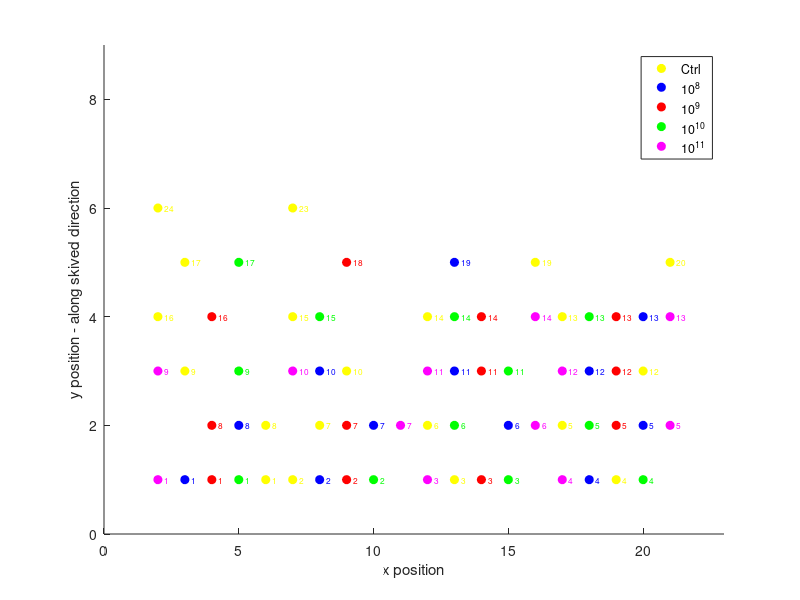

The MATLAB source for this figure: (Note: this script raises an error after producing the figure.)
%% Location check for Apr 19 results
% Can some kind of location-based corrective alogorithm reduce the error bars in the main result plot?

%% Load data: Integrals from Heat2/Cool2_Apr19_finalAnalysis.m

load('heatIntegrals.mat')
% adjust y axis for enthalpy not peak area --> divide by heating rate 
qdot = 10/60; % 10 degreesC/min in degC/s
Heat = Int/qdot;

load('coolIntegrals.mat')
Cool = Int/qdot;

%% Split up data by fluence
H_c = Heat(1:20);
H_8 = Heat(21:32);
H_9 = Heat(33:44);
H_10 = Heat(45:56);
H_11 = Heat(57:68);

C_c = Cool(1:20);
C_8 = Cool(21:32);
C_9 = Cool(33:44);
C_10 = Cool(45:56);
C_11 = Cool(57:68);

%% Sample box numbers and position coordinates

% Sample coordinates
x_coord = [6,17,3,17,3,7,12,9,12,13,8,7,16,19,7,2,21,2,20,6,3,20,20,...
    8,15,8,18,5,18,13,13,10,4,19,19,9,14,9,4,19,4,14,9,14,5,18,5,18,...
    5,10,20,8,15,15,13,13,2,21,2,21,16,7,17,17,12,11,12,16];
x_c = [6,17,3,17,3,7,12,9,12,13,8,7,16,19,7,2,21,2,20,6];
x_8 = [3,20,20,8,15,8,18,5,18,13,13,10];
x_9 = [4,19,19,9,14,9,4,19,4,14,9,14];
x_10 = [5,18,5,18,5,10,20,8,15,15,13,13];
x_11 = [2,21,2,21,16,7,17,17,12,11,12,16];

y_coord = [1,2,3,4,5,1,2,3,4,1,2,4,5,1,6,6,5,4,3,2,1,2,4,1,2,3,3,2,...
    1,5,3,2,1,2,4,1,4,5,4,3,2,3,2,1,1,2,3,4,5,1,1,4,3,1,4,2,1,2,3,4,...
    2,3,3,1,3,2,1,4];
y_c = [1,2,3,4,5,1,2,3,4,1,2,4,5,1,6,6,5,4,3,2];
y_8 = [1,2,4,1,2,3,3,2,1,5,3,2];
y_9 = [1,2,4,1,4,5,4,3,2,3,2,1];
y_10 = [1,2,3,4,5,1,1,4,3,1,4,2];
y_11 = [1,2,3,4,2,3,3,1,3,2,1,4];

% Box number coordinating with DSC samples 1:20;1:12;1:12;1:12;1:12
boxNum = [1; 5; 9; 13; 17; 2; 6; 10; 14; 3; 7; 15; 19; 4; 23; 24; 20;
16; 12; 8; 1; 5; 13; 2; 6; 10; 12; 8; 4; 19; 11; 7; 1; 5; 13; 2; 14;
18; 16; 12; 8; 11; 7; 3; 1; 5; 9; 13; 17; 2; 4; 15; 11; 3; 14; 6; 1; 5;
9; 13; 6; 10; 12; 4; 11; 7; 3; 14];

label_c = {'1','5','9','13','17','2','6','10','14','3','7','15','19','4','23','24','20','16','12','8'};
label_8 = {'1', '5', '13', '2', '6', '10', '12', '8', '4', '19', '11', '7'};
label_9 = {'1', '5', '13', '2', '14', '18', '16', '12', '8', '11', '7', '3'};
label_10 = {'1', '5', '9', '13', '17', '2', '4', '15', '11', '3', '14', '6'};
label_11 = {'1', '5', '9', '13', '6', '10', '12', '4', '11', '7', '3', '14'};

% Check positions and box numbers
figure;
hold on
plot(x_c,y_c,'yo','MarkerFaceColor','y')
text(x_c+0.25,y_c,label_c,'Color','y','FontSize',6)
plot(x_8,y_8,'bo','MarkerFaceColor','b')
text(x_8+0.25,y_8,label_8,'Color','b','FontSize',6)
plot(x_9,y_9,'ro','MarkerFaceColor','r')
text(x_9+0.25,y_9,label_9,'Color','r','FontSize',6)
plot(x_10,y_10,'go','MarkerFaceColor','g')
text(x_10+0.25,y_10,label_10,'Color','g','FontSize',6)
plot(x_11,y_11,'mo','MarkerFaceColor','m')
text(x_11+0.25,y_11,label_11,'Color','m','FontSize',6)

% Figure properties
xlabel('x position')
ylabel('y position - along skived direction')
xlim([0,23])
ylim([0,9])

h = zeros(5, 1);
h(1) = plot(NaN,NaN,'yo','MarkerFaceColor','y');
h(2) = plot(NaN,NaN,'bo','MarkerFaceColor','b');
h(3) = plot(NaN,NaN,'ro','MarkerFaceColor','r');
h(4) = plot(NaN,NaN,'go','MarkerFaceColor','g');
h(5) = plot(NaN,NaN,'mo','MarkerFaceColor','m');

legend(h, {'Ctrl','10^{8}','10^{9}','10^{10}','10^{11}'})

%% Contour plot using cftool - Heating
[xData, yData, zData] = prepareSurfaceData( x_c, y_c, H_c );
% Set up fittype and options.
ft = 'linearinterp';
% Fit model to data.
[fitresult, gof] = fit( [xData, yData], zData, ft, 'Normalize', 'on' );
% Make contour plot.
figure( 'Name', 'Heat Data' );
h = plot( fitresult, [xData, yData], zData, 'Style', 'Contour' );
legend( h, 'Heat Data', 'H_c vs. x_c, y_c', 'Location', 'NorthEast' );
colorbar('Ticks',[-17.8, mean(H_c)-1*(std(H_c)),...
    mean(H_c),mean(H_c)+1*(std(H_c)),-15.8],...
         'TickLabels',{'-17.8','-1\sigma','Mean','+1\sigma','-15.8'})
% Label axes
xlabel('x-coordinate')
ylabel ('y-coordinate')
xlim([0,23])
ylim([0,9])
grid on
title('Interpolated control surface of Melting Enthalpies') 

%% Contour plot using cftool - Cooling
[xData, yData, zData] = prepareSurfaceData( x_c, y_c, C_c );
% Set up fittype and options.
ft = 'linearinterp';
% Fit model to data.
[fitresult, gof] = fit( [xData, yData], zData, ft, 'Normalize', 'on' );
% Make contour plot.
figure( 'Name', 'Cool Data' );
h = plot( fitresult, [xData, yData], zData, 'Style', 'Contour' );
legend( h, 'Cool Data', 'C_c vs. x_c, y_c', 'Location', 'NorthEast' );
colorbar('Ticks',[17.8, mean(C_c)-1*(std(C_c)),...
    mean(C_c),mean(C_c)+1*(std(C_c)),19.8],...
         'TickLabels',{'17.8','-1\sigma','Mean','+1\sigma','19.8'})
% Label axes
xlabel('x-coordinate')
ylabel ('y-coordinate')
xlim([0,23])
ylim([0,9])
grid on
title('Interpolated control surface of Cooling Enthalpies') 

%% Fits: linear flat surface - Heating

%Fit model: f(x,y) = p00 + p10*x + p01*y
coord = [1,2,3,4,5]; % for ctrl,1e8--1e11
p00_h = [-16.1, -16.43, -17.17, -21.91, -29.57];
p10_h = [-0.02633,-0.02388, 0.00309, 0.005772, -0.03262];
p01_h = [-0.207, -0.1706, -0.2443, 0.01937, 0.04934];
R2_h = [0.3864,0.3298,0.4923,0.004641, 0.07367];
RMSE_h = [0.4806,0.4551,0.373, 0.5884,0.8091];
std_h = [std(H_c),std(H_8),std(H_9),std(H_10),std(H_11)]; 

figure;
subplot(3,1,1)
plot(coord, p00_h)
title('Coefficients for f(x,y)=p00+p10*x+p01*y')
ylabel('Coefficient for heating')
legend('p00')
subplot(3,1,2)
hold on
plot(coord, p10_h)
plot(coord, p01_h)
legend('p10','p11')
ylabel('Coefficient for heating')
subplot(3,1,3)
hold on
plot(coord, R2_h)
plot(coord, RMSE_h)
plot(coord, std_h)
title('Residual metrics for fits')
xlabel('Fluence: ctrl, 1e8, 1e9, 1e10, 1e11')
ylabel('Residual metrics')
legend('R-square','RMSE','Std. dev.')

%% Fits: linear flat surface - Cooling

%Fit model: f(x,y) = p00 + p10*x + p01*y
coord = [1,2,3,4,5]; % for ctrl,1e8--1e11
p00_c = [18.04,18.2,18.59,22.67,28.77];
p10_c = [0.01371,0.009794,0.0179,0.01351,0.04495];
p01_c = [0.2234,0.2154,0.2134,-0.01971,-0.0442];
R2_c = [0.4268,0.3667,0.4114,0.02156,0.09812];
RMSE_c = [0.4545,0.4227,0.4324,0.6323,0.954];
std_c = [std(C_c),std(C_8),std(C_9),std(C_10),std(C_11)]; 

figure;
subplot(3,1,1)
plot(coord, p00_c)
title('Coefficients for f(x,y)=p00+p10*x+p01*y')
ylabel('Coefficient for cooling')
legend('p00')
subplot(3,1,2)
hold on
plot(coord, p10_c)
plot(coord, p01_c)
legend('p10','p11')
ylabel('Coefficient for cooling')
subplot(3,1,3)
hold on
plot(coord, R2_c)
plot(coord, RMSE_c)
plot(coord, std_c)
title('Residual metrics for fits')
xlabel('Fluence: ctrl, 1e8, 1e9, 1e10, 1e11')
ylabel('Residual metrics')
legend('R-square','RMSE','Std. dev.')

%% Contour plot using cftool - Heating of 1e11

[xData, yData, zData] = prepareSurfaceData( x_11, y_11, H_11 );
% Set up fittype and options.
ft = 'linearinterp';
% Fit model to data.
[fitresult, gof] = fit( [xData, yData], zData, ft, 'Normalize', 'on' );
% Make contour plot.
figure( 'Name', 'curved fit' );
h = plot( fitresult, [xData, yData], zData, 'Style', 'Contour' );
legend( h, 'curved fit', 'H\_11 vs. x\_11, y\_11', 'Location', 'NorthEast' );
grid on
colorbar('Ticks',[mean(H_11)-1*(std(H_11)),...
    mean(H_11),mean(H_11)+1*(std(H_11))],...
         'TickLabels',{'-1\sigma','Mean=-29.9','+1\sigma=0.8'})
xlabel('x-coordinate')
ylabel ('y-coordinate')
xlim([0,23])
ylim([0,9])
     
%% Fits: semi-quadratic in  surface - Heating

%Fit model: f(x,y) = p00 + p10*x + p01*y + p20*x^2 + p11*x*y
coord = [1,2,3,4,5]; % for ctrl,1e8--1e11
p00_h2 = [-15.54,-14.8,-16.36,-20.09,-28.01];
p10_h2 = [-0.1059,-0.3493,-0.1554,-0.2178,-0.4089];
p01_h2 = [-0.3092,-0.3009,-0.3265,-0.4709,-0.009248];
p20_h2 = [0.002073,0.0119,0.005918,0.004611,0.01687];
p11_h2 = [0.008959,0.01609,0.008214,0.04613,-0.0005295];
R2_h2 = [0.4142,0.8923,0.6254,0.4058,0.7831];
RMSE_h2 = [0.4999,0.2069,0.3633,0.5155,0.444];
std_h = [std(H_c),std(H_8),std(H_9),std(H_10),std(H_11)]; 

figure;
subplot(3,1,1)
plot(coord, p00_h2)
title('Coefficients for f(x,y)=p00+p10*x+p01*y+p20*x^2+p11*x*y')
ylabel('Coefficient for heating')
legend('p00')
subplot(3,1,2)
hold on
plot(coord, p10_h2)
plot(coord, p01_h2)
plot(coord, p20_h2)
plot(coord, p11_h2)
legend('p10','p11','p20','p11')
ylabel('Coefficient for heating')
subplot(3,1,3)
hold on
plot(coord, R2_h2)
plot(coord, RMSE_h2)
plot(coord, std_h)
title('Residual metrics for fits')
xlabel('Fluence: ctrl, 1e8, 1e9, 1e10, 1e11')
ylabel('Residual metrics')
legend('R-square','RMSE','Std. dev.')

%% Fits: semi-quadratic in  surface - Cooling

%Fit model: f(x,y) = p00 + p10*x + p01*y + p20*x^2 + p11*x*y
coord = [1,2,3,4,5]; % for ctrl,1e8--1e11
p00_c2 = [17.81,16.77,17.25,20.89,26.93];
p10_c2 = [0.05834,0.3568,0.2833,0.2538,0.4891];
p01_c2 = [0.2387,0.09583,0.34,0.3983,0.02375];
p20_c2 = [-0.001943,-0.01417,-0.01004,-0.006027,-0.01992];
p11_c2 = [-0.0001202,0.001205,-0.01265,-0.03944,0.0007155];
R2_c2 = [0.4368,0.9622,0.7334,0.2756,0.7905];
RMSE_c2 = [0.4796,0.1171,0.33,0.6169,0.5214];
std_c = [std(C_c),std(C_8),std(C_9),std(C_10),std(C_11)]; 

figure;
subplot(3,1,1)
plot(coord, p00_c2)
title('Coefficients for f(x,y)=p00+p10*x+p01*y+p20*x^2+p11*x*y')
ylabel('Coefficient for cooling')
legend('p00')
subplot(3,1,2)
hold on
plot(coord, p10_c2)
plot(coord, p01_c2)
plot(coord, p20_c2)
plot(coord, p11_c2)
legend('p10','p11','p20','p11')
ylabel('Coefficient for cooling')
subplot(3,1,3)
hold on
plot(coord, R2_c2)
plot(coord, RMSE_c2)
plot(coord, std_c)
title('Residual metrics for fits')
xlabel('Fluence: ctrl, 1e8, 1e9, 1e10, 1e11')
ylabel('Residual metrics')
legend('R-square','RMSE','Std. dev.')

%% For supplemental section: cm coordinates

% estimated based on tight grid with one punch per graph square and 0.635 cm/graph box
% Also estimating that sample matrix bottom left corner is at (2.5,2.5) graph boxes

% y coordinates (originally column #) from above corresponds to x[cm]
% (horizontal dimension), with 2.5 graph box shift and unit adjustment.
% x coordinates (originally rows) from above must be flipped and shifted.

y_c_cm = (23.5-[6,17,3,17,3,7,12,9,12,13,8,7,16,19,7,2,21,2,20,6])*0.635;
x_c_cm = (1.5 + [1,2,3,4,5,1,2,3,4,1,2,4,5,1,6,6,5,4,3,2])*0.635;
figure;
plot(x_c_cm, y_c_cm,'o')

%% For supplemental section: corrected orientation

[xData, yData, zData] = prepareSurfaceData( x_c_cm, y_c_cm, H_c );
% Set up fittype and options.
ft = 'linearinterp';
% Fit model to data.
[fitresult, gof] = fit( [xData, yData], zData, ft, 'Normalize', 'on' );
% Make contour plot.
figure;
subplot(1,2,1)
h = plot( fitresult, [xData, yData], zData, 'Style', 'Contour' );
legend( h, 'Heat Data', 'H_c vs. x_c, y_c', 'Location', 'NorthEast' );
colorbar('Ticks',[-17.8, mean(H_c)-1*(std(H_c)),...
    mean(H_c),mean(H_c)+1*(std(H_c)),-15.8],...
         'TickLabels',{'-17.8','-1\sigma','Mean','+1\sigma','-15.8'})
% Label axes
xlabel('x [cm] (skived direction)')
ylabel ('y [cm]')
xlim([0,6])
ylim([0,16])
grid on
title('Interpolated control surface of Melting Enthalpies') 

[xData, yData, zData] = prepareSurfaceData( x_c_cm, y_c_cm, C_c );
% Set up fittype and options.
ft = 'linearinterp';
% Fit model to data.
[fitresult, gof] = fit( [xData, yData], zData, ft, 'Normalize', 'on' );
% Make contour plot.
subplot(1,2,2)
h = plot( fitresult, [xData, yData], zData, 'Style', 'Contour' );
legend( h, 'Cool Data', 'C_c vs. x_c, y_c', 'Location', 'NorthEast' );
colorbar('Ticks',[17.8, mean(C_c)-1*(std(C_c)),...
    mean(C_c),mean(C_c)+1*(std(C_c)),19.8],...
         'TickLabels',{'17.8','-1\sigma','Mean','+1\sigma','19.8'})
% Label axes
xlabel('x [cm] (skived direction)')
ylabel ('y [cm]')
xlim([0,6])
ylim([0,16])
grid on
title('Interpolated control surface of Cooling Enthalpies') 




























